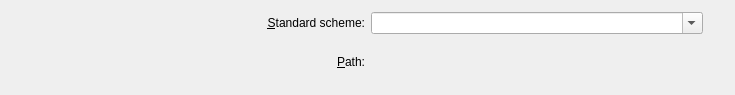
<ui version="4.0" >
 <author>Michael Jansen</author>
 <class>SelectSchemeDialog</class>
 <widget class="KDialog" name="SelectSchemeDialog" >
  <property name="windowTitle" >
   <string>Select Shortcut Scheme</string>
  </property>
  <property name="modal" >
   <bool>true</bool>
  </property>
  <widget class="QWidget" name="" >
   <property name="geometry" >
    <rect>
     <x>32</x>
     <y>12</y>
     <width>671</width>
     <height>71</height>
    </rect>
   </property>
   <layout class="QGridLayout" name="gridLayout" >
    <item row="0" column="0" >
     <widget class="QLabel" name="label" >
      <property name="baseSize" >
       <size>
        <width>0</width>
        <height>50</height>
       </size>
      </property>
      <property name="whatsThis" >
       <string>Select one of the standard KDE shortcut schemes</string>
      </property>
      <property name="text" >
       <string>&amp;Standard scheme:</string>
      </property>
      <property name="alignment" >
       <set>Qt::AlignRight|Qt::AlignTrailing|Qt::AlignVCenter</set>
      </property>
      <property name="buddy" >
       <cstring>m_schemes</cstring>
      </property>
     </widget>
    </item>
    <item row="0" column="1" >
     <widget class="KComboBox" name="m_schemes" >
      <property name="sizePolicy" >
       <sizepolicy vsizetype="Fixed" hsizetype="Preferred" >
        <horstretch>0</horstretch>
        <verstretch>0</verstretch>
       </sizepolicy>
      </property>
      <property name="baseSize" >
       <size>
        <width>0</width>
        <height>50</height>
       </size>
      </property>
      <property name="editable" >
       <bool>true</bool>
      </property>
     </widget>
    </item>
    <item row="1" column="0" >
     <widget class="QLabel" name="label_2" >
      <property name="minimumSize" >
       <size>
        <width>150</width>
        <height>0</height>
       </size>
      </property>
      <property name="sizeIncrement" >
       <size>
        <width>1</width>
        <height>0</height>
       </size>
      </property>
      <property name="baseSize" >
       <size>
        <width>0</width>
        <height>50</height>
       </size>
      </property>
      <property name="whatsThis" >
       <string>Select a shortcut scheme file</string>
      </property>
      <property name="text" >
       <string>&amp;Path:</string>
      </property>
      <property name="alignment" >
       <set>Qt::AlignRight|Qt::AlignTrailing|Qt::AlignVCenter</set>
      </property>
      <property name="buddy" >
       <cstring>m_url</cstring>
      </property>
     </widget>
    </item>
    <item row="1" column="1" >
     <widget class="KUrlRequester" name="m_url" >
      <property name="sizeIncrement" >
       <size>
        <width>3</width>
        <height>0</height>
       </size>
      </property>
      <property name="baseSize" >
       <size>
        <width>0</width>
        <height>50</height>
       </size>
      </property>
     </widget>
    </item>
   </layout>
  </widget>
 </widget>
 <customwidgets>
  <customwidget>
   <class>KComboBox</class>
   <extends>QComboBox</extends>
   <header>kcombobox.h</header>
  </customwidget>
  <customwidget>
   <class>KDialog</class>
   <extends>QDialog</extends>
   <header>kdialog.h</header>
   <container>1</container>
  </customwidget>
  <customwidget>
   <class>KUrlRequester</class>
   <extends>QFrame</extends>
   <header>kurlrequester.h</header>
  </customwidget>
 </customwidgets>
 <resources/>
 <connections/>
</ui>
